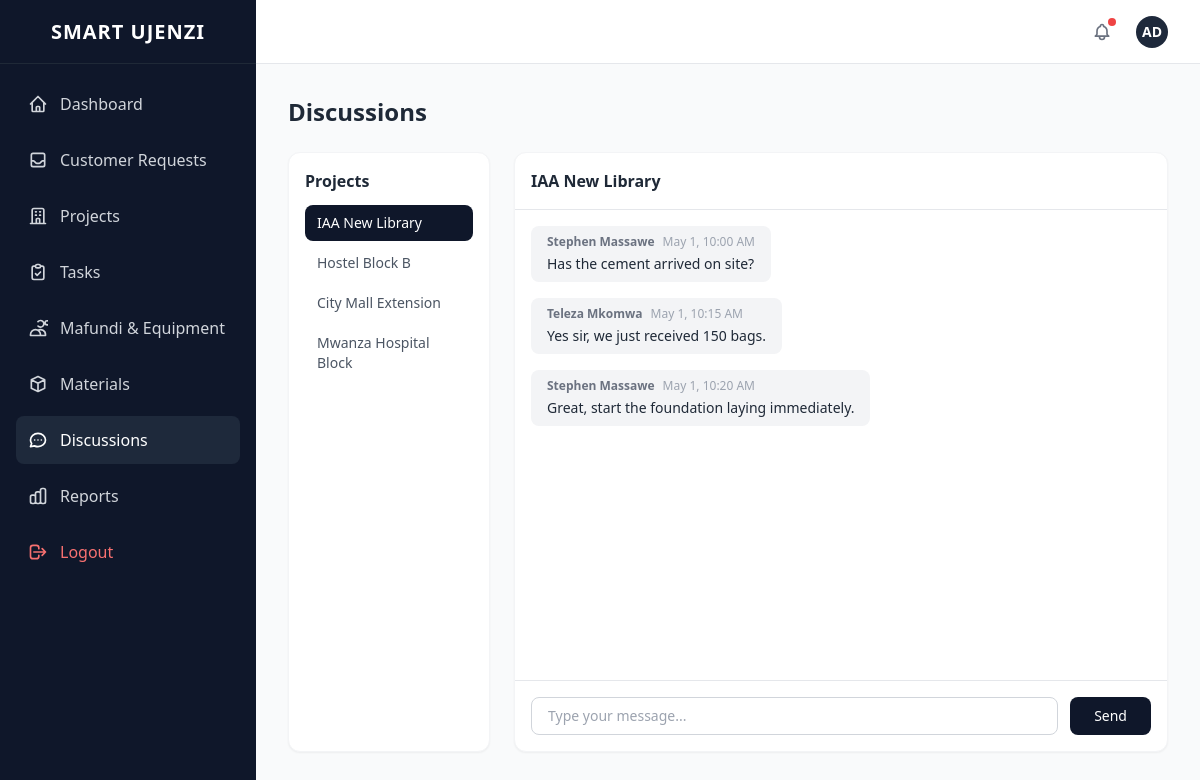
Screenshot of /messages.php (signed in) with the database file from the repository.
### tables this page shows
CREATE TABLE projects (
    id INT AUTO_INCREMENT PRIMARY KEY,
    name VARCHAR(255) NOT NULL,               
    description TEXT,                          
    status VARCHAR(50) DEFAULT 'Pending',     
    manager_id INT,                           
    customer_id INT,                          
    start_date DATE,                          
    end_date DATE,                            
    FOREIGN KEY(manager_id) REFERENCES users(id)
);

CREATE TABLE messages (
    id INT AUTO_INCREMENT PRIMARY KEY,
    project_id INT NOT NULL,                  
    sender_id INT NOT NULL,                   
    message TEXT NOT NULL,                     
    created_at DATETIME DEFAULT CURRENT_TIMESTAMP,  
    FOREIGN KEY(project_id) REFERENCES projects(id),
    FOREIGN KEY(sender_id) REFERENCES users(id)
);

CREATE TABLE users (
    id INT AUTO_INCREMENT PRIMARY KEY,
    name VARCHAR(255) NOT NULL,               
    email VARCHAR(255) UNIQUE NOT NULL,        
    password VARCHAR(255) NOT NULL,            
    role VARCHAR(50) NOT NULL                  
);

### includes/config.php (called while the page is built, shortened)
<?php
function getDB(): PDO {
    static $pdo = null;
    if ($pdo === null) {
        try {
            $dsn = DB_SOCKET && DB_USER === ''
                ? "mysql:unix_socket=" . DB_SOCKET . ";dbname=" . DB_NAME . ";charset=utf8mb4"
                : "mysql:host=" . DB_HOST . ";dbname=" . DB_NAME . ";charset=utf8mb4";
            $pdo = new PDO($dsn, DB_USER, DB_PASS, [
                PDO::ATTR_ERRMODE => PDO::ERRMODE_EXCEPTION,
                PDO::ATTR_DEFAULT_FETCH_MODE => PDO::FETCH_ASSOC,
            ]);
        } catch (PDOException $e) {
            if (APP_ENV === 'production') {
                die('Database connection failed. Please check your configuration.');
            }
            throw $e;
        }
    }
    return $pdo;
}

### includes/functions.php (called while the page is built, shortened)
<?php
require_once __DIR__ . '/config.php';
function runQuery(string $sql, array $params = []): array {
    $stmt = getDB()->prepare($sql);
    $stmt->execute($params);
    return $stmt->fetchAll();
}
function getUnreadCount(int $userId): int {
    $res = runQuery('SELECT COUNT(*) as c FROM notifications WHERE user_id = ? AND is_read = 0', [$userId]);
    return (int)$res[0]['c'];
}

### messages.php (the view, shortened to what this page needs)
<?php
$pageTitle = 'Discussions';
require_once __DIR__ . '/includes/functions.php';
require_once __DIR__ . '/includes/header.php';
$projects = runQuery('SELECT id, name FROM projects');
$selectedProject = $_GET['project_id'] ?? ($projects[0]['id'] ?? null);
$messages = [];
if ($selectedProject) {
    $messages = runQuery('SELECT m.*, u.name as sender_name, u.role as sender_role FROM messages m JOIN users u ON m.sender_id = u.id WHERE m.project_id = ? ORDER BY m.created_at ASC', [$selectedProject]);
}
?>
<div class="grid grid-cols-1 lg:grid-cols-4 gap-6">
    <div class="bg-white rounded-xl shadow-sm border border-gray-100 p-4">
        <h3 class="font-bold text-gray-800 mb-3">Projects</h3>
        <div class="space-y-1">
            <?php foreach ($projects as $p): ?>
            <a href="messages.php?project_id=<?= $p['id'] ?>"
               class="block px-3 py-2 rounded-lg text-sm <?= $selectedProject == $p['id'] ? 'bg-slate-900 text-white' : 'text-gray-600 hover:bg-gray-100' ?>">
                <?= htmlspecialchars($p['name']) ?>
            </a>
            <?php endforeach; ?>
        </div>
    </div>
    <div class="lg:col-span-3 bg-white rounded-xl shadow-sm border border-gray-100 flex flex-col h-[600px]">
        <?php if ($selectedProject): ?>
        <div class="p-4 border-b border-gray-200 font-bold text-gray-800">
            <?= htmlspecialchars(runQuery('SELECT name FROM projects WHERE id = ?', [$selectedProject])[0]['name'] ?? '') ?>
        </div>
        <div class="flex-1 overflow-y-auto p-4 space-y-4">
            <?php foreach ($messages as $m): ?>
            <div class="flex <?= $m['sender_id'] == $_SESSION['user_id'] ? 'justify-end' : 'justify-start' ?>">
                <div class="max-w-[70%] <?= $m['sender_id'] == $_SESSION['user_id'] ? 'bg-slate-800 text-white' : 'bg-gray-100 text-gray-800' ?> rounded-lg px-4 py-2">
                    <div class="flex items-center space-x-2 mb-1">
                        <span class="text-xs font-semibold <?= $m['sender_id'] == $_SESSION['user_id'] ? 'text-gray-300' : 'text-gray-500' ?>"><?= htmlspecialchars($m['sender_name']) ?></span>
                        <span class="text-xs <?= $m['sender_id'] == $_SESSION['user_id'] ? 'text-gray-400' : 'text-gray-400' ?>"><?= date('M j, g:i A', strtotime($m['created_at'])) ?></span>
                    </div>
                    <p class="text-sm"><?= htmlspecialchars($m['message']) ?></p>
                </div>
            </div>
            <?php endforeach; ?>
        </div>
        <form method="POST" class="p-4 border-t border-gray-200">
            <div class="flex space-x-3">
                <input type="text" name="message" required placeholder="Type your message..."
                       class="flex-1 px-4 py-2 border border-gray-300 rounded-lg focus:outline-none focus:ring-2 focus:ring-slate-500 text-sm">
                <button type="submit" class="px-6 py-2 bg-slate-900 text-white rounded-lg hover:bg-slate-800 text-sm font-medium">Send</button>
            </div>
        </form>
        <?php endif; ?>
    </div>
</div>
<?php require_once __DIR__ . '/includes/footer.php'; ?>

### includes/header.php (shortened to what this page needs)
<!DOCTYPE html>
<html lang="en">
<head>
    <script src="https://cdn.tailwindcss.com"></script>
    <link rel="stylesheet" href="assets/css/style.css">
</head>
<body class="min-h-screen bg-gray-50 flex">
<?php
require_once __DIR__ . '/functions.php';
$role = $_SESSION['role'] ?? '';
$userName = $_SESSION['user_name'] ?? 'User';
$unreadCount = getUnreadCount($_SESSION['user_id']);
$filteredNav = array_filter($navItems, fn($item) => in_array($role, $item['roles']));
?>
<aside id="sidebar" class="fixed inset-y-0 left-0 z-30 w-64 bg-slate-900 text-white transform -translate-x-full lg:translate-x-0 lg:static lg:inset-auto transition-transform duration-300">
    <div class="flex items-center justify-center h-16 border-b border-gray-800">
        <h1 class="text-xl font-bold tracking-wider">SMART UJENZI</h1>
    </div>
    <nav class="p-4 space-y-2">
        <?php foreach ($filteredNav as $item): ?>
            <a href="<?= $item['path'] ?>"
               class="flex items-center p-3 rounded-lg hover:bg-slate-800 text-gray-300 hover:text-white transition-colors <?= basename($_SERVER['PHP_SELF']) === $item['path'] ? 'bg-slate-800 text-white' : '' ?>">
                <span class="mr-3 flex-shrink-0"><?= $item['icon'] ?></span>
                <?= $item['name'] ?>
            </a>
        <?php endforeach; ?>
        <a href="logout.php" class="flex items-center p-3 rounded-lg hover:bg-red-900/50 text-red-400 w-full transition-colors mt-8">
            <span class="mr-3 flex-shrink-0"><svg class="w-5 h-5" fill="none" stroke="currentColor" viewBox="0 0 24 24"><path stroke-linecap="round" stroke-linejoin="round" stroke-width="2" d="M17 16l4-4m0 0l-4-4m4 4H7m6 4v1a3 3 0 01-3 3H6a3 3 0 01-3-3V7a3 3 0 013-3h4a3 3 0 013 3v1"/></svg></span> Logout
        </a>
    </nav>
</aside>
<div class="flex-1 flex flex-col min-w-0">
    <header class="h-16 bg-white border-b border-gray-200 flex items-center justify-between px-4 lg:px-8">
        <div class="flex items-center space-x-4 ml-auto relative">
            <div class="relative">
                <button onclick="toggleNotifications()" class="p-2 text-gray-500 hover:bg-gray-100 rounded-full relative">
                    <?php if ($unreadCount > 0): ?>
                        <span class="absolute top-1 right-1 w-2 h-2 bg-red-500 rounded-full"></span>
                    <?php endif; ?>
                </button>
            </div>
            <div class="w-8 h-8 rounded-full bg-slate-800 text-white flex items-center justify-center font-semibold text-sm">
                <?= strtoupper(substr($userName, 0, 2)) ?>
            </div>
        </div>
    </header>
    <main class="flex-1 p-4 lg:p-8 overflow-y-auto relative z-0">
        <?php if (isset($pageTitle)): ?>
            <h2 class="text-2xl font-bold text-gray-800 mb-6"><?= $pageTitle ?></h2>
        <?php endif; ?>

### includes/footer.php (shortened to what this page needs)
    </main>
</div>
</body>
</html>

### rows the page displays
projects: name "IAA New Library", id+name "IAA New Library"
projects: name "Hostel Block B"
projects: name "City Mall Extension"
projects: name "Mwanza Hospital Block"
messages: sender.name "Stephen Massawe", created_at "May 1, 10:00 AM", message "Has the cement arrived on site?"
messages: sender.name "Teleza Mkomwa", created_at "May 1, 10:15 AM", message "Yes sir, we just received 150 bags."
messages: sender.name "Stephen Massawe", created_at "May 1, 10:20 AM", message "Great, start the foundation laying immediately."

### other values shown
$item['name'] "Dashboard"
$item['name'] "Customer Requests"
$item['name'] "Projects"
$item['name'] "Tasks"
$item['name'] "Mafundi & Equipment"
$item['name'] "Materials"
$item['name'] "Discussions"
$item['name'] "Reports"
substr($userName, 0, 2) "AD"
$pageTitle "Discussions"
